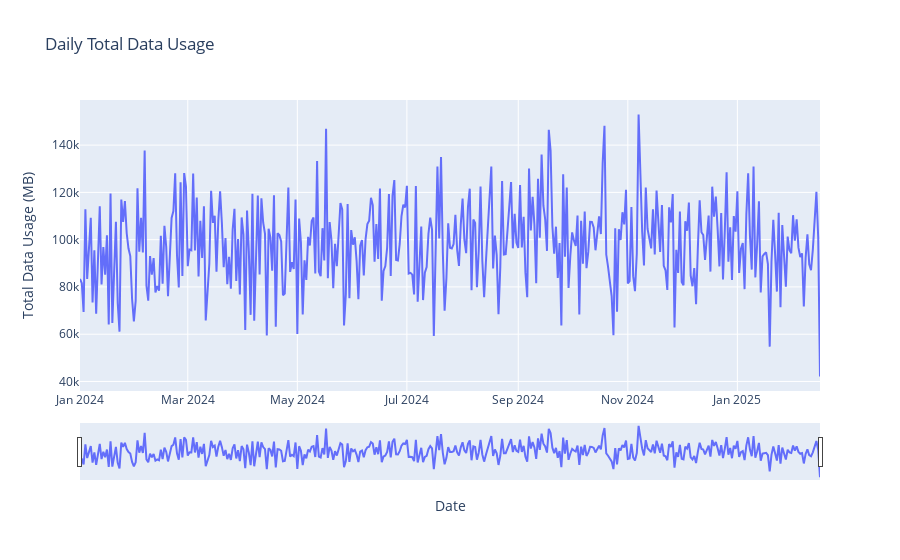

The notebook cell saved with this chart:
### Markdown cell above
**Inference from Anomaly & Impact Analysis:**
- Anomalies could indicate network issues that lead to poor customer experience.
- High downtime correlates with lower satisfaction and revenue.

**Actionable Insight:**  
Implement real-time anomaly detection and robust recovery protocols to mitigate the impact of network disruptions.

## 6. Interactive Dashboard Prototyping
 
Finally, we create an interactive dashboard for monitoring key metrics using Plotly.
In an enterprise environment, such dashboards are integrated into operational workflows and updated in real time.

### Code cell
daily_usage = df_fact.groupby('FullDate')['DataUsage'].sum().reset_index()

fig = px.line(daily_usage, x='FullDate', y='DataUsage', title='Daily Total Data Usage',
              labels={'FullDate': 'Date', 'DataUsage': 'Total Data Usage (MB)'})
fig.update_xaxes(rangeslider_visible=True)
fig.show()

### Figure 1 — Plotly figure (JSON) as saved in the notebook; plotly's stock layout.template omitted (floating-point values rounded to 4 significant figures; data arrays with more than 128 entries replaced by an {"elided": "..."} marker saying what was removed)
{"data": [{"hovertemplate": "Date=%{x}<br>Total Data Usage (MB)=%{y}<extra></extra>", "legendgroup": "", "line": {"color": "#636efa", "dash": "solid"}, "marker": {"symbol": "circle"}, "mode": "lines", "name": "", "orientation": "v", "showlegend": false, "type": "scatter", "x": {"elided": "413 str values"}, "xaxis": "x", "y": {"elided": "413 float values"}, "yaxis": "y"}], "layout": {"legend": {"tracegroupgap": 0}, "title": {"text": "Daily Total Data Usage"}, "xaxis": {"anchor": "y", "domain": [0, 1], "rangeslider": {"visible": true}, "title": {"text": "Date"}}, "yaxis": {"anchor": "x", "domain": [0, 1], "title": {"text": "Total Data Usage (MB)"}}}}
